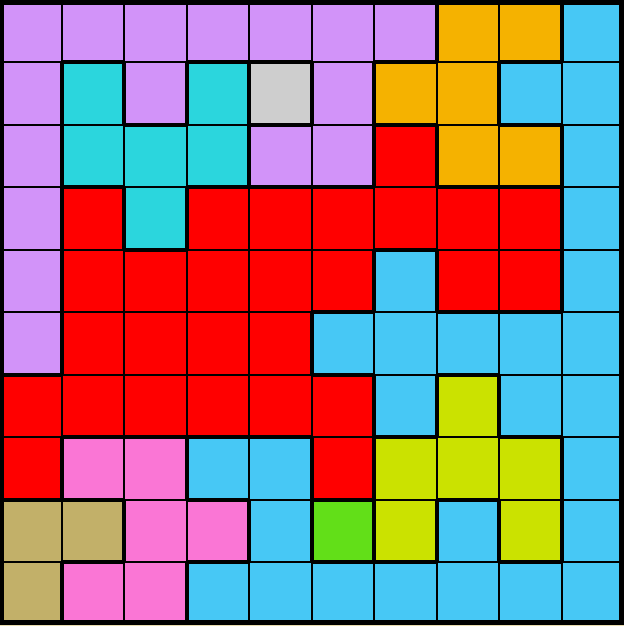
#> input picture game.png, 624 x 626 px
$ python brute_force_solver.py
#> lines starting #> are read from the running program, lines starting #| are printed output that depends on the picture
# -*- coding: utf-8 -*-
"""
Created on Tue May 27 12:08:28 2025

@author: Anubhav Prakash

Brute‑force solver for LinkedIn Queens game. Uses backtracking with a color‑region heuristic
"""

import cv2
import numpy as np
import copy
from sklearn.cluster import KMeans
import matplotlib.pyplot as plt
import imageio


def extract_cell_colors(img, grid_size):
    h, w = img.shape[:2]
    cell_h, cell_w = h // grid_size, w // grid_size
    cell_colors = []

    for i in range(grid_size):
        for j in range(grid_size):
            y1, y2 = i * cell_h, (i + 1) * cell_h
            x1, x2 = j * cell_w, (j + 1) * cell_w
            cell_img = img[y1:y2, x1:x2]
            avg_color = np.mean(cell_img.reshape(-1, 3), axis=0)
            cell_colors.append(avg_color)

    return np.array(cell_colors)

def enhance_image(img, contrast_alpha=1.0, brightness_beta=0):
    """
    Given a BGR image:
      1. Convert to HSV and set S channel to 255 (max saturation).
      2. Convert back to BGR.
      3. Apply a linear contrast/brightness adjustment:
         output = img * contrast_alpha + brightness_beta.
    Returns the enhanced BGR image.
    """
    #Max out saturation for ease of reading the image and different color
    hsv = cv2.cvtColor(img, cv2.COLOR_BGR2HSV)
    h, s, v = cv2.split(hsv)
    s[:] = 255                          # full saturation
    hsv_max = cv2.merge([h, s, v])
    img_sat = cv2.cvtColor(hsv_max, cv2.COLOR_HSV2BGR)

    #increase contrast
    enhanced = cv2.convertScaleAbs(img_sat, alpha=contrast_alpha, beta=brightness_beta)

    return enhanced

def make_init_board(imgpath, grid_size):
#> called with imgpath = 'game.png', grid_size = 8
    image_bgr = cv2.imread(imgpath)
#> image_bgr is the input picture: shape (626, 624, 3); mean B, G, R 123, 117.6, 157
    if image_bgr is None:
        raise ValueError(f"Could not load image from {imgpath}")

    image_bgr = enhance_image(image_bgr, contrast_alpha=1.0)
#> in enhance_image, `hsv = cv2.cvtColor(img, cv2.COLOR_BGR2HSV)`: hsv: shape (626, 624, 3); mean H, S, V 60.7, 172.3, 217
#> in enhance_image, `h, s, v = cv2.split(hsv)`:
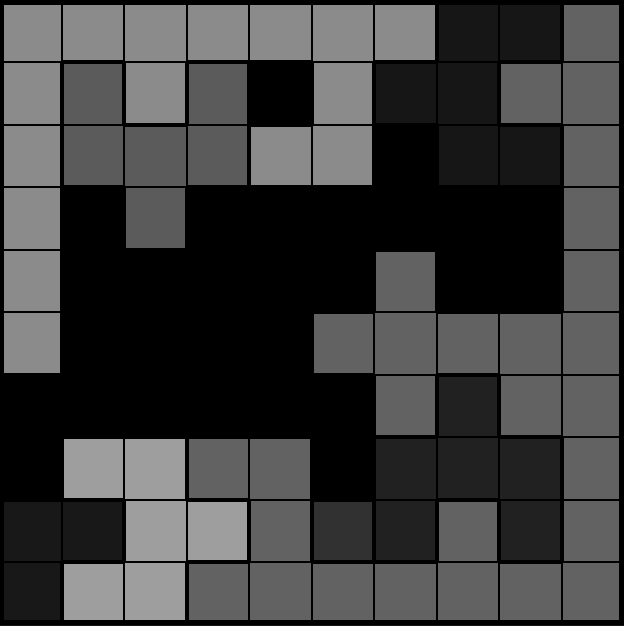
#> h: shape (626, 624); min 0, max 158, mean 60.7
#> in enhance_image, `h, s, v = cv2.split(hsv)`:
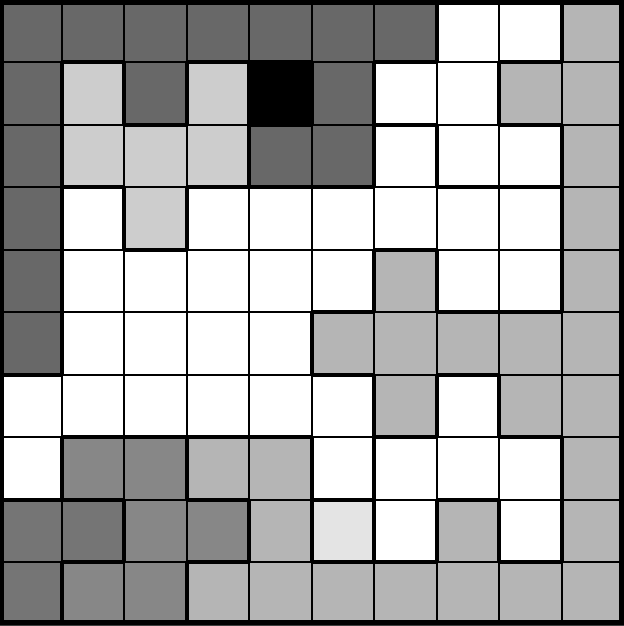
#> s: shape (626, 624); min 0, max 255, mean 172.3
#> in enhance_image, `h, s, v = cv2.split(hsv)`:
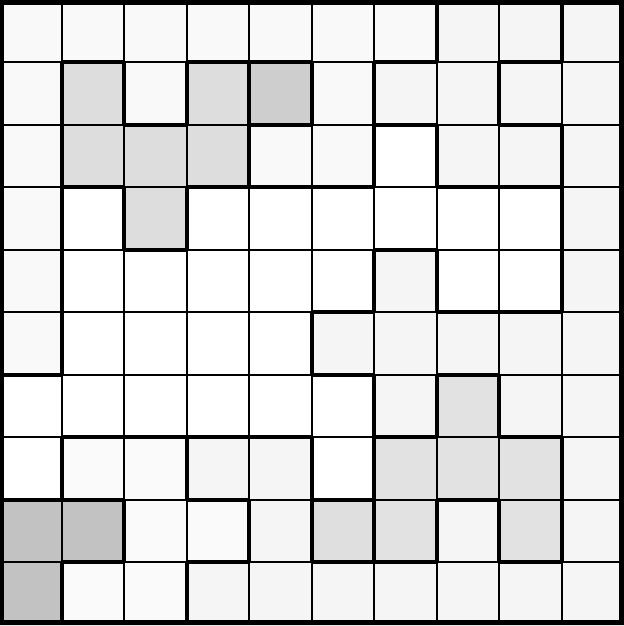
#> v: shape (626, 624); min 0, max 255, mean 217
#> in enhance_image, `s[:] = 255`: s: shape (626, 624); every value is 255
#> in enhance_image, `hsv_max = cv2.merge([h, s, v])`: hsv_max: shape (626, 624, 3); mean H, S, V 60.7, 255, 217
#> in enhance_image, `img_sat = cv2.cvtColor(hsv_max, cv2.COLOR_HSV2BGR)`:
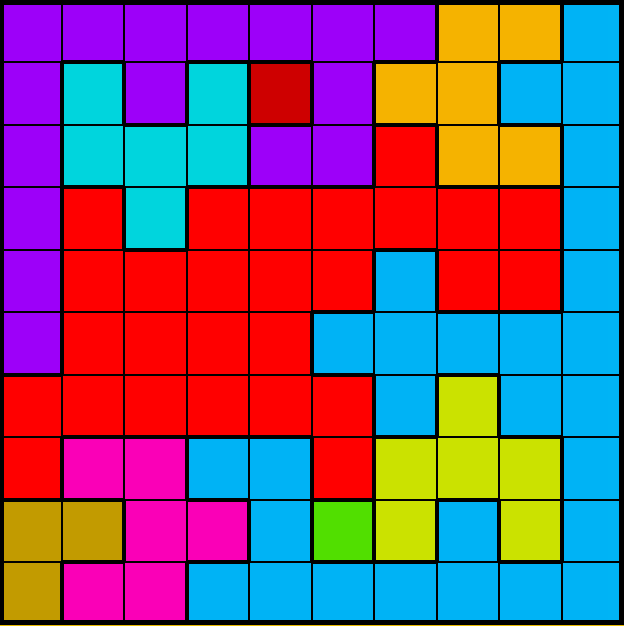
#> img_sat: shape (626, 624, 3); mean B, G, R 116.4, 83.4, 129.7
    image_rgb = cv2.cvtColor(image_bgr, cv2.COLOR_BGR2RGB)
    cell_colors = extract_cell_colors(image_rgb, grid_size)
#> after the loop in extract_cell_colors, `for i in range(grid_size):`: cell_colors = 64 items, first 6: [125.3, 6.86, 205.9], [120.3, 21.57, 213.1], [119.9, 22.06, 213], [134.4, 6.37, 175.4], [138.3, 5.77, 206.9], [173.3, 79.97, 101.3]
#> cell_colors = 64 rows, first 8: [125.3, 6.86, 205.9], [120.3, 21.57, 213.1], [119.9, 22.06, 213], [134.4, 6.37, 175.4], [138.3, 5.77, 206.9], [173.3, 79.97, 101.3], [187.1, 155.2, 25.37], [31.01, 144.3, 166.3]

    kmeans = KMeans(n_clusters=grid_size, n_init=10, random_state=42)
    labels = kmeans.fit_predict(cell_colors)
#> labels = 64 values, max 7 at index 5, min 0 at index 7, mean 3.67

    order = np.argsort(np.sum(kmeans.cluster_centers_, axis=1))
    remap = {old: new for new, old in enumerate(order)}
    labels = [remap[l] for l in labels]
#> labels = 64 values, max 7 at index 14, min 0 at index 21, mean 3.61

    board = []
    idx = 0
    for i in range(grid_size):
        row = []
        for j in range(grid_size):
            row.append({
                "Color": f"C{labels[idx]}",
                "state": "eligible"
            })
            idx += 1
        board.append(row)
#> after the loop, board = 8 items; idx = 64

    return board


def draw_bd(board, cell_size=60, frames=None, show_img=True, output_path=None):
    n = len(board)
    img_h = img_w = n * cell_size
    img = np.ones((img_h, img_w, 3), dtype=np.uint8) * 255

    unique = sorted({cell["Color"] for row in board for cell in row})
    CONTRAST_COLORS = [
        (223, 160, 191), (150, 190, 255), (85, 235, 226), (230, 243, 136),
        (185, 178, 158), (255, 123,  96), (255, 201, 146), (223, 223, 223),
        (149, 203, 207), (179, 223, 160), (187, 163, 226), (249, 241, 221)
    ]
    cmap = {label: CONTRAST_COLORS[i % len(CONTRAST_COLORS)] for i, label in enumerate(unique)}
    font = cv2.FONT_HERSHEY_SIMPLEX

    for i in range(n):
        for j in range(n):
            cell = board[i][j]
            col = cmap[cell["Color"]]
            y1, y2 = i*cell_size, (i+1)*cell_size
            x1, x2 = j*cell_size, (j+1)*cell_size
            cv2.rectangle(img, (x1,y1), (x2,y2), col, -1)
            cv2.rectangle(img, (x1,y1), (x2,y2), (0,0,0), 1)
            if cell["state"] == "queen":
                cv2.putText(img, "Q", (x1+18, y1+40), font, 1.2, (0,0,0), 2)
            elif cell["state"] == "ineligible":
                cv2.putText(img, "x", (x1+20, y1+40), font, 1.2, (50,50,50), 2)

    img_rgb = cv2.cvtColor(img, cv2.COLOR_BGR2RGB)
    if frames is not None:
        frames.append(img_rgb)
        return
    if show_img:
        plt.figure()
        plt.imshow(img_rgb)
        plt.axis('off')
        plt.show()
    elif output_path:
        cv2.imwrite(output_path, img)

def do_obv_placing(board, queen_count, frames, draw_fn=None):
    """
    Perform the “obvious” placements:
      – If any row/column/region has exactly one eligible cell, place a queen there.
      – After each placement, optionally call draw_fn(board, frames=frames).
    Returns:
      placed_any (bool): True if at least one queen was placed.
      queen_count (int): updated count of queens on the board.
    """
    n=len(board)
    placed_any=False

    while True:
        placed=False

        # Rows & Columns
        for idx in range(n):
            # Row check
            elig=[(idx, j) for j in range(n) if board[idx][j]["state"]=="eligible"]
            if len(elig)==1:
                r, c=elig[0]
                post_queen_eradication(board, r, c, frames=frames)
                queen_count+=1
                placed=True
                if draw_fn: draw_fn(board, frames=frames)

            # Column check
            elig=[(i, idx) for i in range(n) if board[i][idx]["state"]=="eligible"]
            if len(elig)==1:
                r, c=elig[0]
                post_queen_eradication(board, r, c, frames=frames)
                queen_count+=1
                placed=True
                if draw_fn: draw_fn(board, frames=frames)

        #region (color) check
        region_map={}
        for i in range(n):
            for j in range(n):
                if board[i][j]["state"]=="eligible":
                    region_map.setdefault(board[i][j]["Color"], []).append((i, j))

        for cells in region_map.values():
            if len(cells)==1:
                r, c=cells[0]
                post_queen_eradication(board, r, c, frames=frames)
                queen_count+=1
                placed=True
                if draw_fn: draw_fn(board, frames=frames)

        if not placed:
            break
        placed_any=True

    return placed_any, queen_count

def post_queen_eradication(board, row, col, frames):
    n = len(board)
    region = board[row][col]["Color"]
    board[row][col]["state"] = "queen"

    #eliminate row, column
    for i in range(n):
        if board[row][i]["state"] == "eligible":
            board[row][i]["state"] = "ineligible"
            draw_bd(board, frames=frames)
        if board[i][col]["state"] == "eligible":
            board[i][col]["state"] = "ineligible"
            draw_bd(board, frames=frames)

    # eliminate same-color region
    for i in range(n):
        for j in range(n):
            if board[i][j]["Color"] == region and board[i][j]["state"] == "eligible":
                board[i][j]["state"] = "ineligible"
                draw_bd(board, frames=frames)

    # eliminate neighbors
    for di in (-1,0,1):
        for dj in (-1,0,1):
            if di==0 and dj==0: continue
            r, c = row+di, col+dj
            if 0<=r<n and 0<=c<n and board[r][c]["state"]=="eligible":
                board[r][c]["state"] = "ineligible"
                draw_bd(board, frames=frames)


def inv_board_chk(board):
    n = len(board)
    #rows
    for i in range(n):
        if all(cell["state"] == "ineligible" for cell in board[i]):
            return True
    #cols
    for j in range(n):
        if all(board[i][j]["state"] == "ineligible" for i in range(n)):
            return True
    #regions
    regions = {}
    for i in range(n):
        for j in range(n):
            regions.setdefault(board[i][j]["Color"], []).append((i,j))
    for color, coords in regions.items():
        if any(board[r][c]["state"]=="queen" for r,c in coords):
            continue
        if all(board[r][c]["state"]=="ineligible" for r,c in coords):
            return True
    return False


def solve_queens(init_board):
    n = len(init_board)
    frames = []
    def backtrack(board, queen_count):
        b = copy.deepcopy(board)
        # b  = board

        # mixing obvious placements to pace up the algo
        placed, qcount = do_obv_placing(b, queen_count, frames, draw_fn=draw_bd)
        if inv_board_chk(b):
            return False, None, None
        if qcount == n:
            return True, b, frames

        #choosing color with least eligible cells
        regions = {}
        for i in range(n):
            for j in range(n):
                if b[i][j]["state"] == "eligible":
                    regions.setdefault(b[i][j]["Color"], []).append((i,j))
        color, cells = min(regions.items(), key=lambda kv: len(kv[1]))

        for (r,c) in cells:
            btrial = copy.deepcopy(b)
            # ftrial = copy.deepcopy(frames)
            post_queen_eradication(btrial, r, c, frames)
            if inv_board_chk(btrial):
                continue
            success, sol, sol_frames = backtrack(btrial, qcount+1)
            if success:
                return True, sol, sol_frames
        return False, None, None

    success, board, frames = backtrack(init_board, 0)
    if not success:
        raise ValueError("No solution found")
    return board, frames


if __name__ == "__main__":
    imgpath = "game.png"
    grid_size = 8

    board = make_init_board(imgpath, grid_size)
#> board = 8 items

    start = __import__('time').perf_counter()

    solved_board, frames = solve_queens(board)
#> in solve_queens, `n = len(init_board)`: n = 8
#> in backtrack, `b = copy.deepcopy(board)`: b = 8 items
#> in do_obv_placing, `n=len(board)`: n = 8
#> after the loop in do_obv_placing, `while True:`: queen_count = 0
#> in backtrack, `placed, qcount = do_obv_placing(b, queen_count, frames, draw_fn=draw_bd)`: placed = False; qcount = 0
#> in inv_board_chk, `n = len(board)`: n = 8
#> after the loop in inv_board_chk, `for i in range(n):`: regions = 8 items
#> the loop in inv_board_chk, `for color, coords in regions.items():` made 8 passes
#> (color, coords) on passes 2, 3, 4, 6, 7: ('C1', [(0, 5), (1, 3), (3, 5), (5, 3)]), ('C3', [(0, 6), (1, 5), (6, 0), (6, 4), (7, 0)]), ('C4', [(0, 7), (2, 1), (2, 2), (2, 7), (3, 7), (6, 7)]), ('C7', [(1, 6), (5, 5), (5, 6), (6, 5), (6, 6)]), ('C2', [(2, 3), (2, 4), (4, 0), (5, 1), (5, 2), (6, 1), (7, 1)])
#> color on passes 1, 5, 8: 'C5', 'C6', 'C0'
#> in backtrack, `color, cells = min(regions.items(), key=lambda kv: len(kv[1]))`: color = 'C1'; cells = [(0, 5), (1, 3), (3, 5), (5, 3)]
#> the loop in backtrack, `for (r,c) in cells:` made 1 pass
#> (r, c) on pass 1: (0, 5)
#> pass 1, in draw_bd, `img_rgb = cv2.cvtColor(img, cv2.COLOR_BGR2RGB)`:
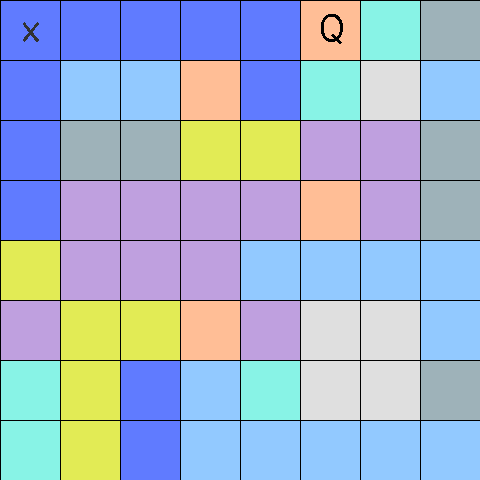
#> img_rgb: shape (480, 480, 3); mean R, G, B 161.9, 179.4, 205.5
#> in solve_queens, `success, board, frames = backtrack(init_board, 0)`: success = True; board = 8 items; frames = 72 items
#> solved_board = 8 items

    end = __import__('time').perf_counter()

    draw_bd(solved_board)

    print(f"Total execution time: {end - start:.3f} seconds")

#> (the run stopped early here; a loop or call above may not have finished)
